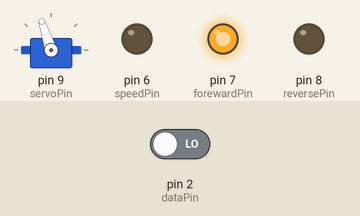
Recording of a sketch running on a simulated Arduino Uno, built with avr-gcc and run on an emulated ATmega328P. Shown: servo, output pins drawn as LEDs (lit = HIGH). Inputs (shaded band) come from the test bench; at power-on: pin 2 (dataPin) LOW. At 1.0 s the program stops and its outputs stay as they are.

Above: at 0.1 s.
Timing chart, 0 to 1.6 s (numbered marks = the images above):
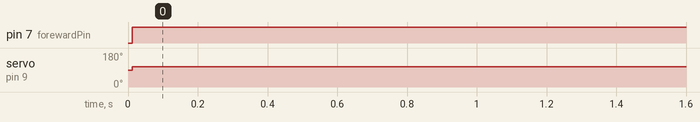

The sketch:

receiver.ino
```cpp
#include <Servo.h>
#include "src/communication/RF433.h"
#include "src/communication/radio.h"

enum
{
  address = 25,
  nof_channels = 2,
  dataPin = 2,
  speedPin = 6,
  forewardPin = 7,
  reversePin = 8,
  servoPin = 9,
  voltagePin = 3
};

enum
{
  minSteeringAngle = 40,
  middleSteeringAngle = 108,
  maxSteeringAngle = 160,
  minVoltageLevel = 524
};


Servo myservo;
RF433::Receiver radioDevice(dataPin);
RADIO::Receiver radio(radioDevice,address);


void setup()
{
  myservo.attach(servoPin);

  pinMode(forewardPin, OUTPUT);
  pinMode(speedPin, OUTPUT);
  pinMode(reversePin, OUTPUT);

  digitalWrite(forewardPin,LOW);
  digitalWrite(speedPin,LOW);
  digitalWrite(reversePin,LOW);
}


void loop()
{
  static int8_t driveData[nof_channels] = {0};

  // check battery voltage
  readVoltage();

  // receive remote data
  receiveData(driveData);

  // drive and steer
  drive(driveData[0]);
  steer(driveData[1]);
}


void readVoltage()
{
  static unsigned long readTime = 0;

  if ((millis() - readTime) > 1000)
  {
    // read battery voltage
    int voltage = analogRead(voltagePin);

    if (voltage <= minVoltageLevel)
    {
      // stop forever
      setSpeed(0);
      while(1);
    }

    readTime = millis();
  }
}


void receiveData(int8_t* data)
{
  static unsigned long receiveTime[nof_channels] = {0};

  for (int i = 0; i < nof_channels; ++i)
  {
    if (radio.receive(i,(uint8_t*)data))
    {
      // new data received
      receiveTime[i] = millis();
    }

    if ((millis() - receiveTime[i]) > 300)
    {
      // reset on receive timeout
      *data = 0;
    }

    // next channel
    ++data;
  }
}


void drive(int newSpeed)
{
  static unsigned long setTime = 0;
  static int currentSpeed = 0;

  if ((millis() - setTime) > 10)
  {
    setTime = millis();

    int speedDifference = newSpeed - currentSpeed;

    if (speedDifference > 2)
    {
      speedDifference = 2;
    }
    else if (speedDifference < -2)
    {
      speedDifference = -2;
    }

    currentSpeed += speedDifference;

    setSpeed(currentSpeed);
  }
}


void setSpeed(int speed)
{
  unsigned dutycycle;

  if (speed >= 0)
  {
    dutycycle = map(speed, 0, 127, 0, 255);

    digitalWrite(reversePin,LOW);
    digitalWrite(forewardPin,HIGH);
  }
  else
  {
    dutycycle = map(speed, -128, 0, 150, 0);

    digitalWrite(forewardPin,LOW);
    digitalWrite(reversePin,HIGH);
  }

  analogWrite(speedPin,dutycycle);
}


void steer(int newAngle)
{
  static unsigned long setTime = 0;
  static int currentAngle = 0;

  if ((millis() - setTime) > 10)
  {
    setTime = millis();

    int angleDifference = newAngle - currentAngle;

    if (angleDifference > 4)
    {
      angleDifference = 4;
    }
    else if (angleDifference < -4)
    {
      angleDifference = -4;
    }

    currentAngle += angleDifference;

    setAngle(currentAngle);
  }
}


void setAngle(int angle)
{
  unsigned servoPos;

  if (angle >= 0)
  {
    servoPos = map(angle, 0, 127, middleSteeringAngle, maxSteeringAngle);
  }
  else
  {
    servoPos = map(angle, -128, 0, minSteeringAngle, middleSteeringAngle);
  }

  myservo.write(servoPos);
}
```

RF433.cpp
```cpp
#include "arduino.h"

#include "RF433.h"
using namespace RF433;

enum
{
  BitDuration = 100,
  TransitionTime = 15
};

Receiver::Receiver(int dataPin) : dataPin(dataPin) {}

bool Receiver::receive(uint8_t* data, int numberOfBytes)
{
  bool dataReceived = false;

  if (checkStartBits())
  {
    // start bit detected

    // receive bytes
    while (numberOfBytes > 0)
    {
      // receive byte
      *data = receiveByte();

      // next byte
      --numberOfBytes;
      ++data;
    }

    // wait for half stop bit
    delayMicroseconds(BitDuration/2);

    dataReceived = true;
  }

  return dataReceived;
}


bool Receiver::checkStartBits()
{
  bool startDetected = false;

  if (digitalRead(dataPin))
  {
    // rising edge detected
    bool level = HIGH;

    // start time measurement
    unsigned long highLevelTime = 0;
    readTime = micros();

    // measure high level time
    while (level && (highLevelTime <= (2*BitDuration - 2*TransitionTime)))
    {
      // check level
      level = digitalRead(dataPin);

      // get high level time
      highLevelTime = micros() - readTime;
    }

    // check high level time
    if (highLevelTime > (BitDuration - TransitionTime))
    {
      // valid start bit detected
      startDetected = true;

      // calculate next read time
      readTime += (2*BitDuration + BitDuration/2 - TransitionTime);
    }
  }

  return startDetected;
}


uint8_t Receiver::receiveByte()
{
  uint8_t receivedByte = 0;

  // get 8 bits
  for (int i = 0; i < 8; ++i)
  {
    // prepare for next bit
    receivedByte <<= 1;

    // receive bit
    if (receiveBit())
    {
      receivedByte |= 1;
    }
  }

  return receivedByte;
}


bool Receiver::receiveBit()
{
  // wait for read time
  while(micros() < readTime);

  // get level
  bool receivedBit = digitalRead(dataPin);

  // next read time
  readTime += BitDuration;

  return receivedBit;
}


Transmitter::Transmitter(int dataPin) : dataPin(dataPin)
{
  // configure data pin
  pinMode(dataPin, OUTPUT);
  digitalWrite(dataPin,LOW);
}


void Transmitter::transmit(const uint8_t* data, int numberOfBytes)
{
  // start time measurement
  writeTime = micros();

  // start bits
  sendBit(true);
  sendBit(true);

  // send bytes
  while (numberOfBytes > 0)
  {
    // send byte
    sendByte(*data);

    // next byte
    --numberOfBytes;
    ++data;
  }

  // stop bits
  sendBit(false);
  sendBit(false);
}


void Transmitter::transmit(uint8_t data)
{
  // transmit 1 byte
  transmit(&data);
}


void Transmitter::sendByte(uint8_t data)
{
  // msb first
  uint8_t mask = 0x80;

  // send all bits (msb first)
  while (mask != 0)
  {
    // send bit
    sendBit((data & mask) != 0);

    // next bit
    mask >>= 1;
  }
}


void Transmitter::sendBit(bool data)
{
  // wait for write time
  while(micros() < writeTime);

  // set level
  digitalWrite(dataPin,data);

  // next write time
  writeTime += BitDuration;
}
```

RF433.h
```cpp
#ifndef _RF433_H_
#define _RF433_H_

#include <stdint.h>
#include "communication.h"

namespace RF433
{
  class Receiver: public COM::PhysicalReceiver
  {
    public:
      Receiver(int dataPin);
      bool receive(uint8_t* data, int numberOfBytes = 1);

    private:
      bool checkStartBits();
      bool receiveBit();
      uint8_t receiveByte();
      int dataPin;
      unsigned long readTime;
  };

  class Transmitter: public COM::PhysicalTransmitter
  {
    public:
      Transmitter(int dataPin);
      void transmit(const uint8_t* data, int numberOfBytes = 1);
      void transmit(uint8_t data);

    private:
      void sendByte(uint8_t data);
      void sendBit(bool data);
      int dataPin;
      unsigned long writeTime;
  };
}

#endif
```

communication.h
```cpp
#ifndef _COMMUNICATION_H_
#define _COMMUNICATION_H_

#include <stdint.h>

namespace COM
{
  class PhysicalReceiver
  {
    public:
      virtual bool receive(uint8_t* data, int numberOfBytes = 1) = 0;
  };

  class PhysicalTransmitter
  {
    public:
      virtual void transmit(const uint8_t* data, int numberOfBytes = 1) = 0;
      virtual void transmit(uint8_t data) = 0;
  };
}

#endif
```

radio.cpp
```cpp
#include "arduino.h"

#include "radio.h"
using namespace RADIO;


enum
{
  CHANNEL_SIZE = 3,
  NOF_CHANNELS = 2<<CHANNEL_SIZE,
  CHANNEL_MASK = NOF_CHANNELS-1,
  ADDRESS_SIZE = 8 - CHANNEL_SIZE,
  NOF_ADDRESSES = 2<<ADDRESS_SIZE,
  ADDRESS_MASK = NOF_ADDRESSES-1
};


Receiver::Receiver(COM::PhysicalReceiver& device, uint8_t address) : unicast(device), address(address) {}


bool Receiver::receive(uint8_t channel, uint8_t* data)
{
  uint8_t combinedAddress = (((address & ADDRESS_MASK) << CHANNEL_SIZE) + (channel & CHANNEL_MASK));

  return unicast.receive(combinedAddress, data);
}


bool Receiver::receive(uint8_t* data)
{
  return unicast.receive(address, data);
}


Transmitter::Transmitter(COM::PhysicalTransmitter& device, uint8_t address) : unicast(device), address(address) {}


void Transmitter::transmit(uint8_t channel, uint8_t data)
{
  uint8_t combinedAddress = (((address & ADDRESS_MASK) << CHANNEL_SIZE) + (channel & CHANNEL_MASK));

  unicast.transmit(combinedAddress, data);
}


void Transmitter::transmit(uint8_t data)
{
  unicast.transmit(address, data);
}
```

radio.h
```cpp
#ifndef _RADIO_H_
#define _RADIO_H_

#include <stdint.h>
#include "communication.h"
#include "unicast.h"

namespace RADIO
{
  class Receiver
  {
    public:
      Receiver(COM::PhysicalReceiver& device, uint8_t address = 0);
      bool receive(uint8_t channel, uint8_t* data);
      bool receive(uint8_t* data);

    private:
      UNICAST::Receiver unicast;
      uint8_t address;
  };

  class Transmitter
  {
    public:
      Transmitter(COM::PhysicalTransmitter& device, uint8_t address = 0);
      void transmit(uint8_t channel, uint8_t data);
      void transmit(uint8_t data);

    private:
      UNICAST::Transmitter unicast;
      uint8_t address;

  };
}

#endif
```

unicast.cpp
```cpp
#include "arduino.h"

#include "unicast.h"
using namespace UNICAST;


Receiver::Receiver(COM::PhysicalReceiver& device) : physical(device), newData(false) {}


bool Receiver::receive(uint8_t address, uint8_t* data)
{
  bool addressMatch = false;

  if (physical.receive(frameBuffer,FRAME_SIZE))
  {
    // new data received
    newData = true;
  }

  if (newData)
  {
    // check address
    if (frameBuffer[ADDRESS] == address)
    {
      // get data
      *data = frameBuffer[DATA];

      // update flags
      addressMatch = true;
      newData = false;
    }
  }

  return addressMatch;
}


Transmitter::Transmitter(COM::PhysicalTransmitter& device) : physical(device) {}


void Transmitter::transmit(uint8_t address, uint8_t data)
{
  uint8_t frameBuffer[FRAME_SIZE];
  frameBuffer[ADDRESS] = address;
  frameBuffer[DATA] = data;

  // transmit frame
  physical.transmit(frameBuffer,FRAME_SIZE);
}
```

unicast.h
```cpp
#ifndef _UNICAST_H_
#define _UNICAST_H_

#include <stdint.h>
#include "communication.h"

namespace UNICAST
{
  enum
  {
    ADDRESS = 0,
    DATA,
    FRAME_SIZE
  };

  class Receiver
  {
    public:
      Receiver(COM::PhysicalReceiver& device);
      bool receive(uint8_t address, uint8_t* data);

    private:
      COM::PhysicalReceiver& physical;
      uint8_t frameBuffer[FRAME_SIZE];
      bool newData;
  };

  class Transmitter
  {
    public:
      Transmitter(COM::PhysicalTransmitter& device);
      void transmit(uint8_t address, uint8_t data);

    private:
      COM::PhysicalTransmitter& physical;

  };
}

#endif
```

Measured:
- by itself, pin 7 (forewardPin): LOW → HIGH at 0.01 s
- by itself, servo on pin 9 (servoPin): 90° → 108° at 0.01 s
